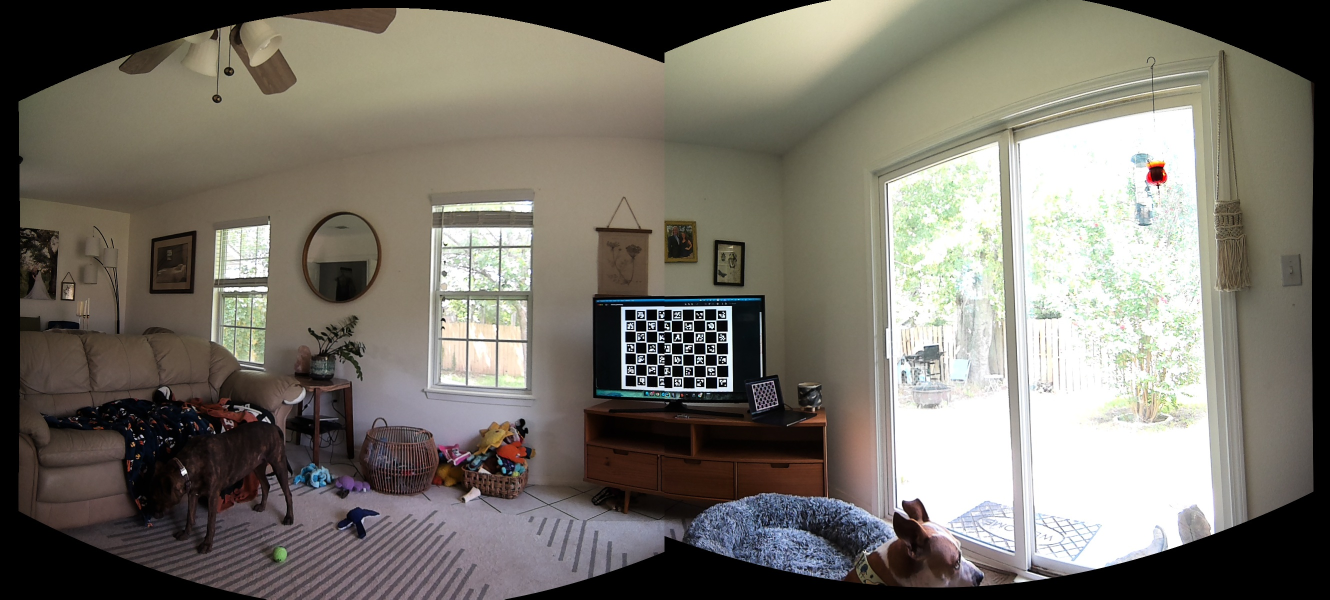
#> input picture stitching/pipeline_out/pano.jpg, 2660 x 1199 px (shown at 1/2 size)
$ python stitch_test.py --image pipeline_out/pano.jpg
#> lines starting #> are read from the running program, lines starting #| are printed output that depends on the picture; after the words box and inside, x2 and y2 are one past the last pixel; in counts of white or black regions, pixels touching at a corner belong together
#!/usr/bin/env python3
"""
stitch_test.py - single-frame stereo panorama test using the rig's CALIBRATION.

Mac/Orin-runnable sanity check for the calibration-based stitch. It:
  1. Splits one combined 3840x1200 snapshot into left (0:1920) / right (1920:3840)
  2. Undistorts each half with its own intrinsics (left/right_intrinsics.json)
  3. Warps both onto a common CYLINDER using the stereo extrinsic rotation R
     (from stereo_extrinsics.json) - i.e. it aligns the cameras purely from your
     measured geometry, no feature matching
  4. Blends the overlap into a panorama, and writes a 50/50 overlay so you can
     eyeball how well the calibration aligns the two views.

NOTE: this uses ROTATION only (the usual assumption for panoramic stitching of a
close-baseline rig). The translation/baseline causes parallax that rotation alone
can't remove; for distant scenes it's negligible. The production video stitcher
(main.cpp) instead aligns with feature-homography - this script is the calibration
counterpart for quick iteration.

Usage:
    python3 stitch_test.py --image ../calibration/images/calib_114.jpg --calib-dir ../calibration --out stitch_out
"""

import argparse
import json
import os
import sys

import numpy as np

try:
    import cv2
except ImportError:
    sys.exit("OpenCV not found. Use the repo venv:  ../.venv/bin/python stitch_test.py ...")


def load_intrinsics(path):
    with open(path) as f:
        j = json.load(f)
    K = np.array(j["camera_matrix"], dtype=float)
    D = np.array(j["distortion_coefficients"], dtype=float).reshape(1, -1)
    return K, D


def project(dirs, K, w, h):
    """Project (H,W,3) ray directions through pinhole K -> (mapx, mapy, valid)."""
    p = dirs @ K.T
    z = p[..., 2]
    with np.errstate(divide="ignore", invalid="ignore"):
        u = p[..., 0] / z
        v = p[..., 1] / z
    valid = (z > 1e-6) & (u >= 0) & (u < w) & (v >= 0) & (v < h)
    u = np.where(valid, u, -1).astype(np.float32)
    v = np.where(valid, v, -1).astype(np.float32)
    return u, v, valid


def main():
    ap = argparse.ArgumentParser(description="Extrinsics-based single-frame stereo stitch test.")
    ap.add_argument("--image", required=True, help="combined LEFT|RIGHT snapshot (e.g. a calib frame)")
    ap.add_argument("--calib-dir", default="../calibration",
                    help="dir holding left/right_intrinsics.json + stereo_extrinsics.json")
    ap.add_argument("--out", default="stitch_out", help="output folder")
    ap.add_argument("--fcyl", type=float, default=None,
                    help="cylinder focal length px (default: left fx)")
    ap.add_argument("--no-blend", action="store_true",
                    help="hard seam instead of averaging the overlap")
    args = ap.parse_args()
    os.makedirs(args.out, exist_ok=True)

    img = cv2.imread(args.image)
#> img is the input picture: shape (1199, 2660, 3); mean B, G, R 107, 116, 120.4
    if img is None:
        sys.exit(f"Cannot read image: {args.image}")
    mid = img.shape[1] // 2
#> mid = 1330
    left, right = img[:, :mid], img[:, mid:]
    h, w = left.shape[:2]
#> h = 1199; w = 1330

    KL, DL = load_intrinsics(os.path.join(args.calib_dir, "left_intrinsics.json"))
#> (reads left_intrinsics.json from the repository)
    KR, DR = load_intrinsics(os.path.join(args.calib_dir, "right_intrinsics.json"))
#> (reads right_intrinsics.json from the repository)
    with open(os.path.join(args.calib_dir, "stereo_extrinsics.json")) as f:
#> (reads stereo_extrinsics.json from the repository)
        ext = json.load(f)
    R = np.array(ext["rotation_matrix"], dtype=float)   # maps LEFT rays -> RIGHT rays

    # 1) undistort each half to a clean pinhole image (intrinsics preserved)
    undL = cv2.undistort(left, KL, DL)
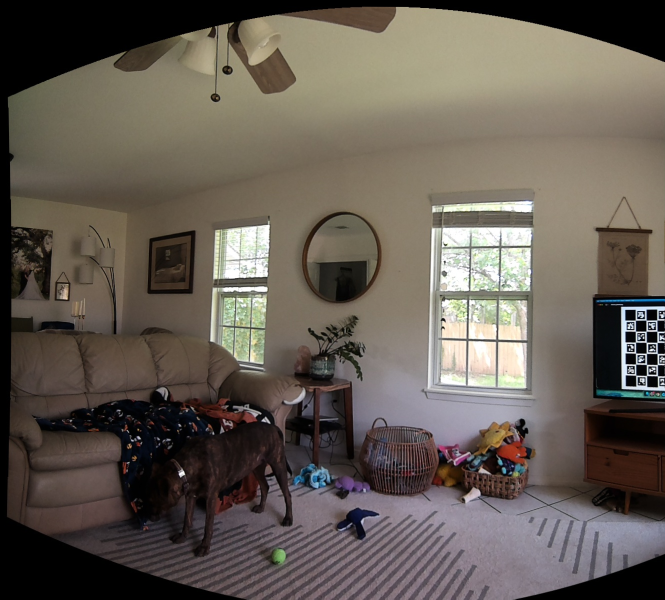
#> undL: shape (1199, 1330, 3) (shown at 1/2 size); mean B, G, R 84, 92.5, 100.5
    undR = cv2.undistort(right, KR, DR)
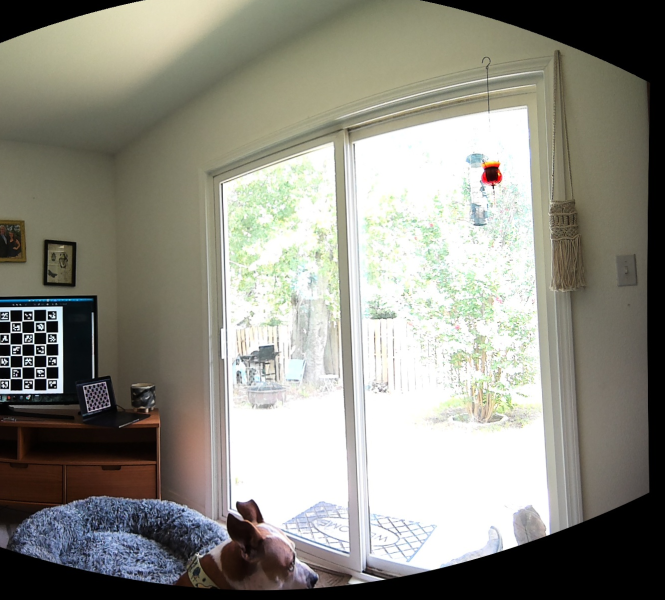
#> undR: shape (1199, 1330, 3) (shown at 1/2 size); mean B, G, R 132.5, 142.3, 143.3

    # 2) angular span of the panorama, from the two cameras' FOV + divergence
    fcyl = args.fcyl or float(KL[0, 0])
    half_l = np.arctan(w / (2 * KL[0, 0]))              # left half-HFOV (rad)
#> half_l = 0.654
    half_r = np.arctan(w / (2 * KR[0, 0]))              # right half-HFOV
#> half_r = 0.652
    axis_r_in_left = R.T @ np.array([0.0, 0.0, 1.0])    # right optical axis, in left frame
    yaw_r = np.arctan2(axis_r_in_left[0], axis_r_in_left[2])
    pad = np.radians(3)
    theta_min = min(-half_l, yaw_r - half_r) - pad
#> theta_min = -0.706
    theta_max = max(half_l, yaw_r + half_r) + pad
#> theta_max = 2
    vhalf = np.arctan(h / (2 * KL[1, 1]))               # vertical half-FOV
#> vhalf = 0.604

    out_w = min(int((theta_max - theta_min) * fcyl), 12000)
#> out_w = 2345
    out_h = min(int(2 * np.tan(vhalf) * fcyl), 4000)
#> out_h = 1198
    print(f"left half {left.shape}, right half {right.shape}")
#| left half (1199, 1330, 3), right half (1199, 1330, 3)
    print(f"right axis yaw in left frame: {np.degrees(yaw_r):.1f} deg")
    print(f"panorama span: {np.degrees(theta_max - theta_min):.1f} deg  "
          f"overlap ~{np.degrees(min(half_l, yaw_r + half_r) - max(-half_l, yaw_r - half_r)):.1f} deg")
#| panorama span: 154.8 deg  overlap ~0.9 deg
    print(f"output canvas: {out_w} x {out_h}")
#| output canvas: 2345 x 1198

    # 3) cylinder ray grid, expressed in the LEFT camera frame
    xs = np.arange(out_w)
#> xs = 2345 values from 0 to 2344
    ys = np.arange(out_h)
#> ys = 1198 values from 0 to 1197
    theta = theta_min + xs / fcyl
    hval = (ys - out_h / 2.0) / fcyl
    TH, HV = np.meshgrid(theta, hval)
    dirs = np.stack([np.sin(TH), HV, np.cos(TH)], axis=-1)   # (out_h, out_w, 3)
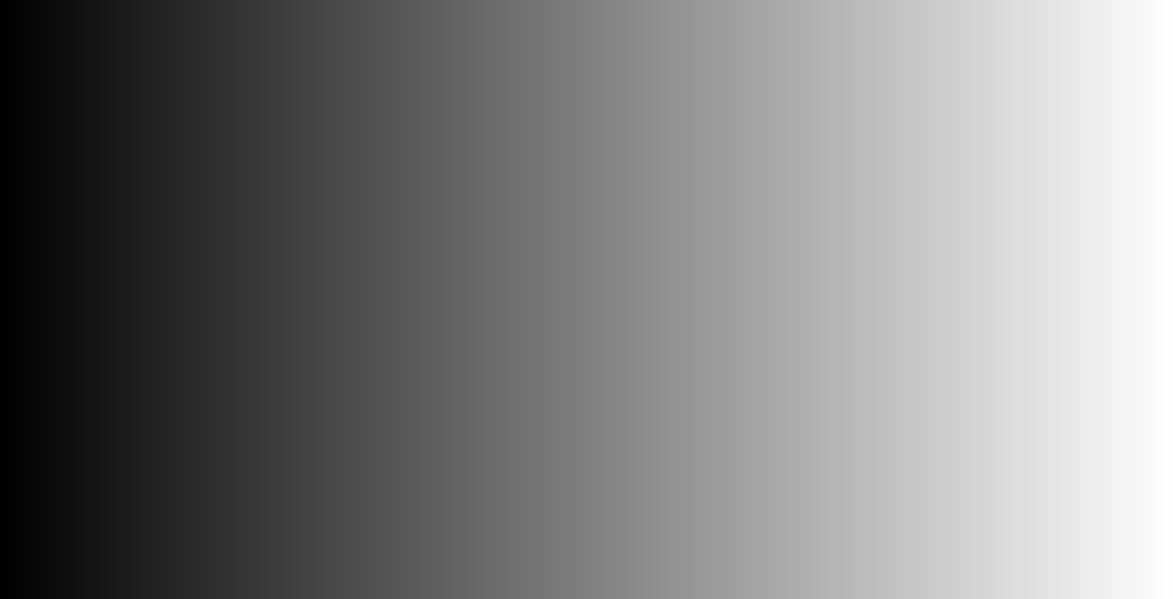
#> TH: shape (1198, 2345) float64 (shown at 1/2 size); min -0.706, max 1.99, mean 0.644; drawn with min black and max white

    # 4) project the cylinder rays into each camera and remap
    uL, vL, okL = project(dirs, KL, w, h)
#> in project, `u = np.where(valid, u, -1).astype(np.float32)`:
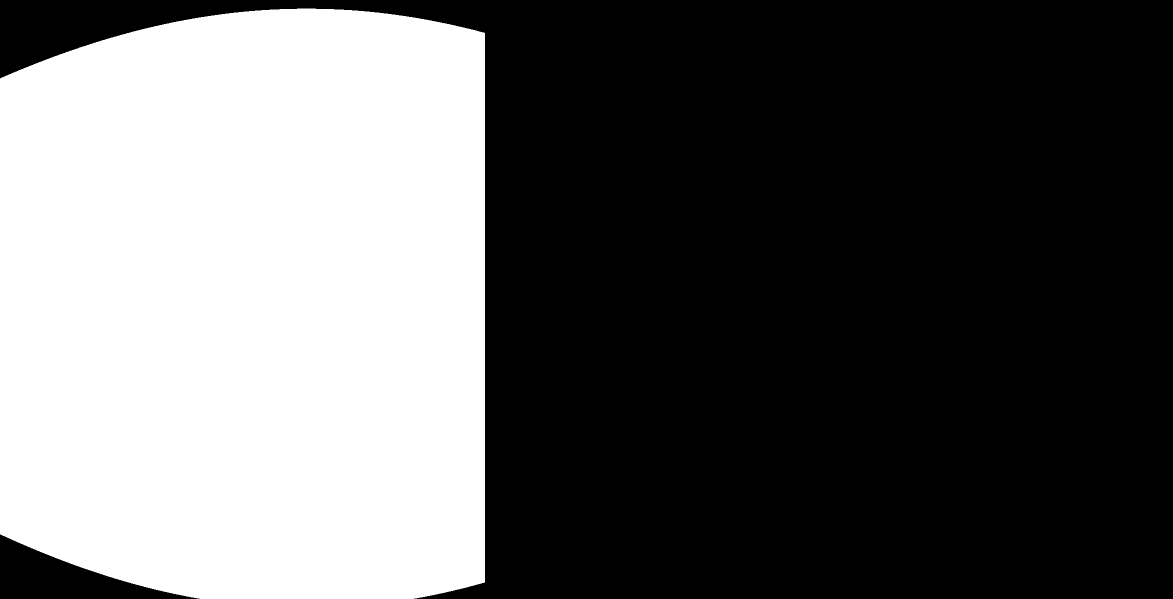
#> valid: shape (1198, 2345) bool (shown at 1/2 size); 38.7% white; 1 white region, box (x1, y1, x2, y2) and area: (0, 17, 970, 1198) 1086147
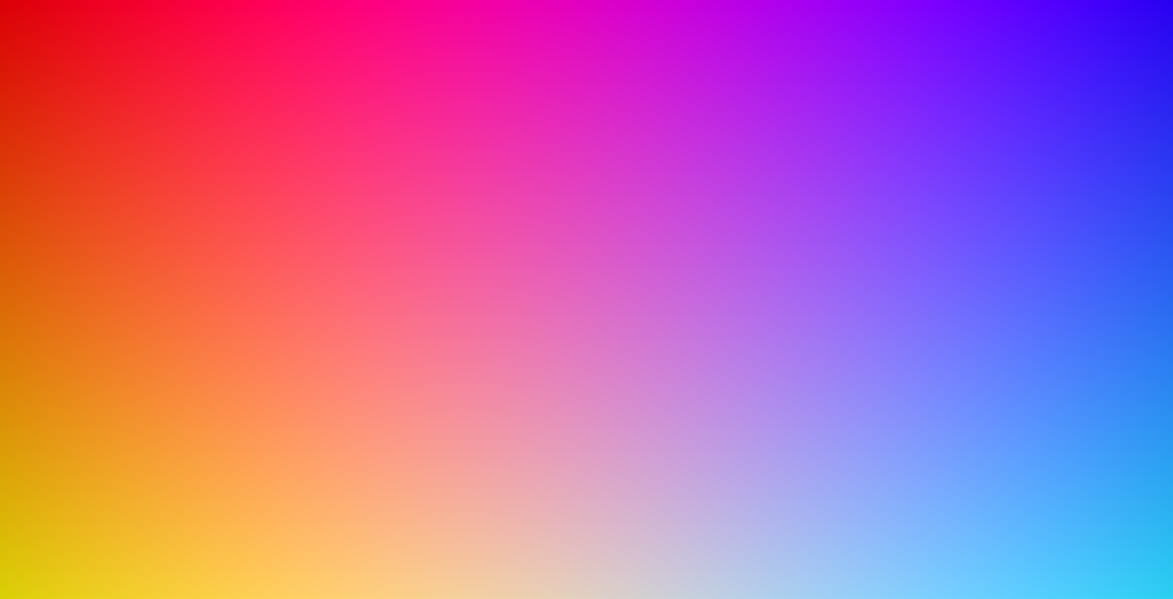
#> dirs: shape (1198, 2345, 3) float64 (shown at 1/2 size); mean of channels 0, 1, 2 0.434, -0.000576, 0.578; drawn with min black and max white
    uR, vR, okR = project(dirs @ R.T, KR, w, h)            # rotate rays into right frame
#> in project (call 2), `u = np.where(valid, u, -1).astype(np.float32)`: valid: shape (1198, 2345) bool; 41.3% white; 1 white region, box (x1, y1, x2, y2) and area: (997, 0, 2080, 1170) 1161381
    warpL = cv2.remap(undL, uL, vL, cv2.INTER_LINEAR, borderMode=cv2.BORDER_CONSTANT)
    warpR = cv2.remap(undR, uR, vR, cv2.INTER_LINEAR, borderMode=cv2.BORDER_CONSTANT)

    okL3, okR3 = okL[..., None], okR[..., None]

    # 5) composite
    if args.no_blend:
        pano = np.where(okL3, warpL, warpR).astype(np.uint8)
    else:
        wsum = okL3.astype(float) + okR3.astype(float)
        wsum[wsum == 0] = 1
        pano = ((warpL.astype(float) * okL3 + warpR.astype(float) * okR3) / wsum).astype(np.uint8)
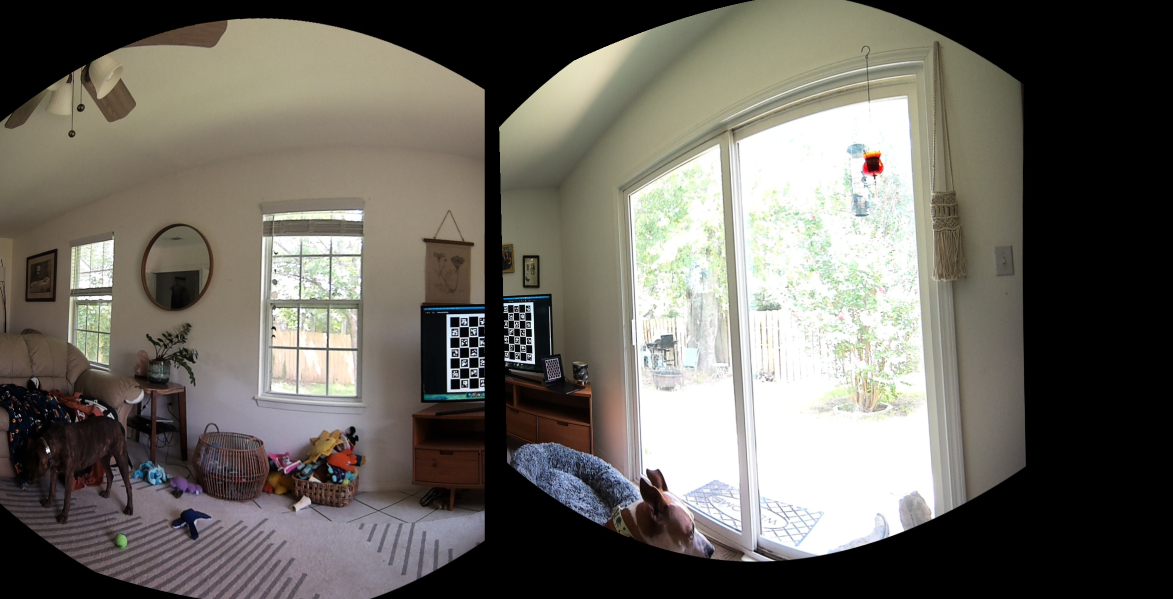
#> pano: shape (1198, 2345, 3) (shown at 1/2 size); mean B, G, R 96.9, 104.4, 107.8

    overlap = cv2.addWeighted(warpL, 0.5, warpR, 0.5, 0.0)   # alignment check
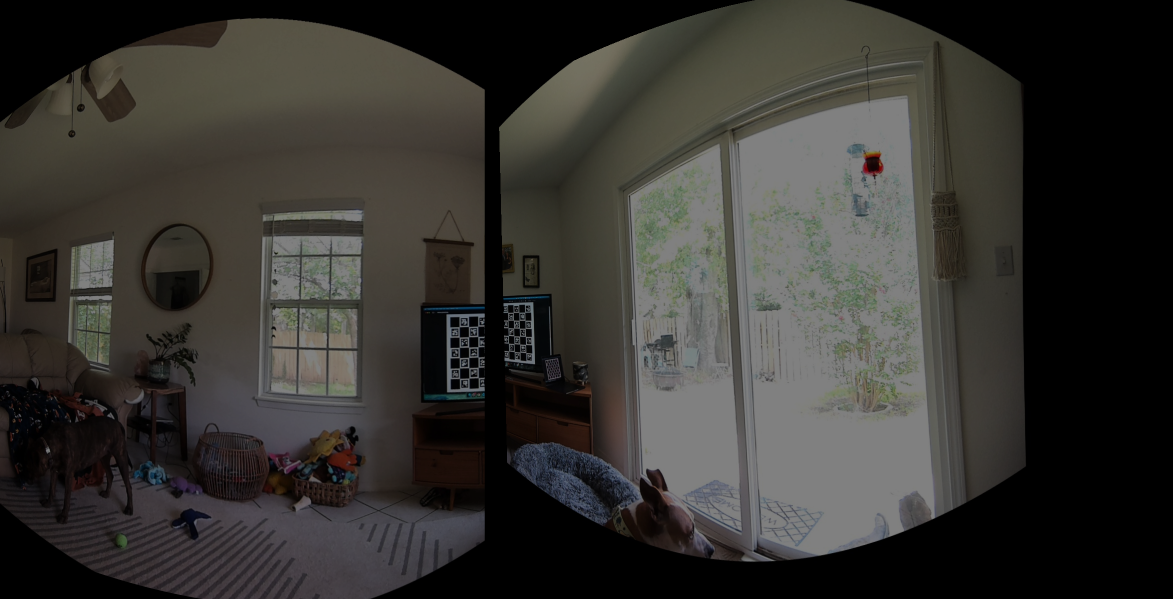
#> overlap: shape (1198, 2345, 3) (shown at 1/2 size); mean B, G, R 48.5, 52.2, 53.9

    pano_path = os.path.join(args.out, "pano.jpg")
    overlap_path = os.path.join(args.out, "overlap_5050.jpg")
    cv2.imwrite(pano_path, pano)
    cv2.imwrite(overlap_path, overlap)
    print(f"saved -> {pano_path}")
    print(f"saved -> {overlap_path}  (in the overlap band, a well-aligned rig shows"
          f" features as a single sharp image, not a double/ghost)")


if __name__ == "__main__":
    main()
